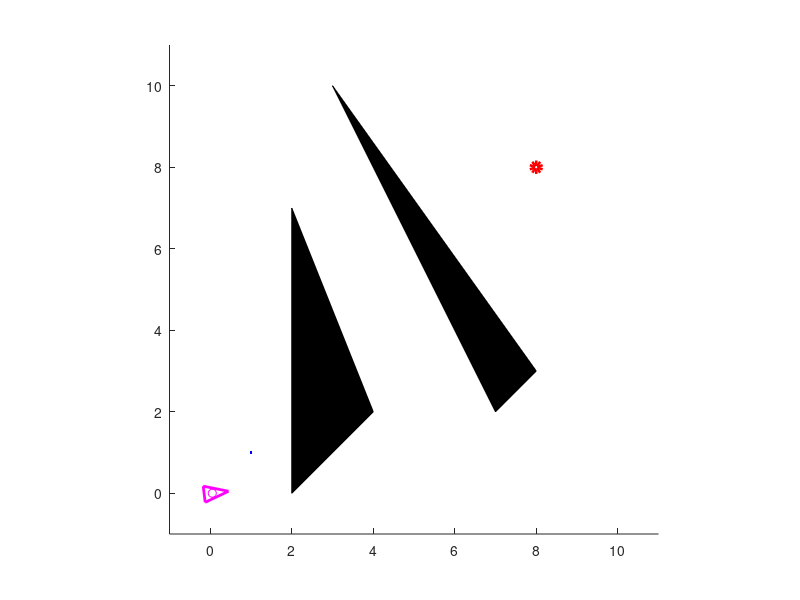

Write the MATLAB code that produced this figure. (Note: this script raises an error after producing the figure.)
function bezier_poly

    function draw_tank(x,color,sizeShape)
        line1 = [-1 2 -1 -1];
        line2 = [1 0 -1 1];
        M =  [sizeShape*line1; sizeShape*line2;  ones(1,4)];
        R = [cos(x(3)), -sin(x(3)), x(1); sin(x(3)), cos(x(3)), x(2); 0 0 1];
        M = R*M;
        plot(M(1,:),M(2,:),color,'LineWidth',2);
    end
    
    function xdot = f(x,u)        
        xdot = [x(4)*cos(x(3)); x(4)*sin(x(3));u(1);u(2)];
    end
    
    function u = controller(x,w,dw)
        A = [-x(4)*sin(x(3)) cos(x(3));
            x(4)*cos(x(3))   sin(x(3))];        
        y = [x(1);x(2)];
        dy = [x(4)*cos(x(3));x(4)*sin(x(3))];
        v = (w-y)+2*(dw-dy);
        u = A\v;
    end

    function y = b(i,n,t)        
        if i==0, 
            y = (1-t)^n; 
        end
        if i == n, 
            y = t^n;  
        end
        if (i<n) && (i>0)
            y = prod(1:n)/(prod(1:i)*prod(1:n-i))*((1-t)^(n-i))*(t^i);
        end
    end

    function y = db(i,n,t)
        if i==0, 
            y = -n*(1-t)^(n-1); 
        end
        if i == n, 
            y = n*t^(n-1);  
        end
        if (i<n) && (i>0)
            y = prod(1:n)/(prod(1:i)*prod(1:n-i))*((1-t)^(n-i)*t^(i-1)*i-(n-i)*(1-t)^(n-i-1)*t^i);
        end
    end

    function w = setpoint(t)
        w = 0;
        for i=0:n
            w = w + b(i,n,t)*P(:,i+1); 
        end
    end

    function dw = dsetpoint(t)
        dw = 0;
        for i=0:n
            dw = dw + db(i,n,t)*P(:,i+1);
        end
    end


%initialisation
h = figure;
axis tight manual % this ensures that getframe() returns a consistent size
filename = 'BezierPolynomPath2.gif';
nf=1;


axis([-1 11 -1 11]); axis square; hold on 
A1 = [2 4 2; 0 2 7];
A2 = [7 8 3; 2 3 10];
fill(A1(1,:),A1(2,:), 'black')
fill(A2(1,:),A2(2,:), 'black')
xf = 8;
yf = 8;
P = [1 1 1 1 2 3 4 5 5 7 8 10 xf;
     1 4 7 9 10 8 6 4 1 0 0 1 yf];
 

n = length(P)-1; 
%plot(P(1,:),P(2,:), 'o red', 'LineWidth', 4);
plot(xf,yf, 'o red', 'LineWidth', 4);
x = [0;0;0;1];
dt = 0.05; tmax = 50;
k = 0;


for t = 0:dt:tmax
    %% SIMULATION
    w = setpoint(t/tmax);
    dw = (1/tmax)*dsetpoint(t/tmax);
    u = controller(x,w,dw);
    x = x + dt*f(x,u);
    if mod(k,50)==0
        draw_tank(x,'magenta',0.2); hold on
        plot(w(1),w(2),'. blue'); hold on
        plot(x(1),x(2),'o magenta');
        drawnow();
        
        frame = getframe(h);      % Capture the plot as an image
        im = frame2im(frame);
        [imind,cm] = rgb2ind(im,256);
        % Write to the GIF File
        if nf == 1
            imwrite(imind,cm,filename,'gif', 'Loopcount',inf);
        else
            imwrite(imind,cm,filename,'gif','WriteMode','append');
        end
        nf = nf+1;
    end
    k = k+1;
end
end